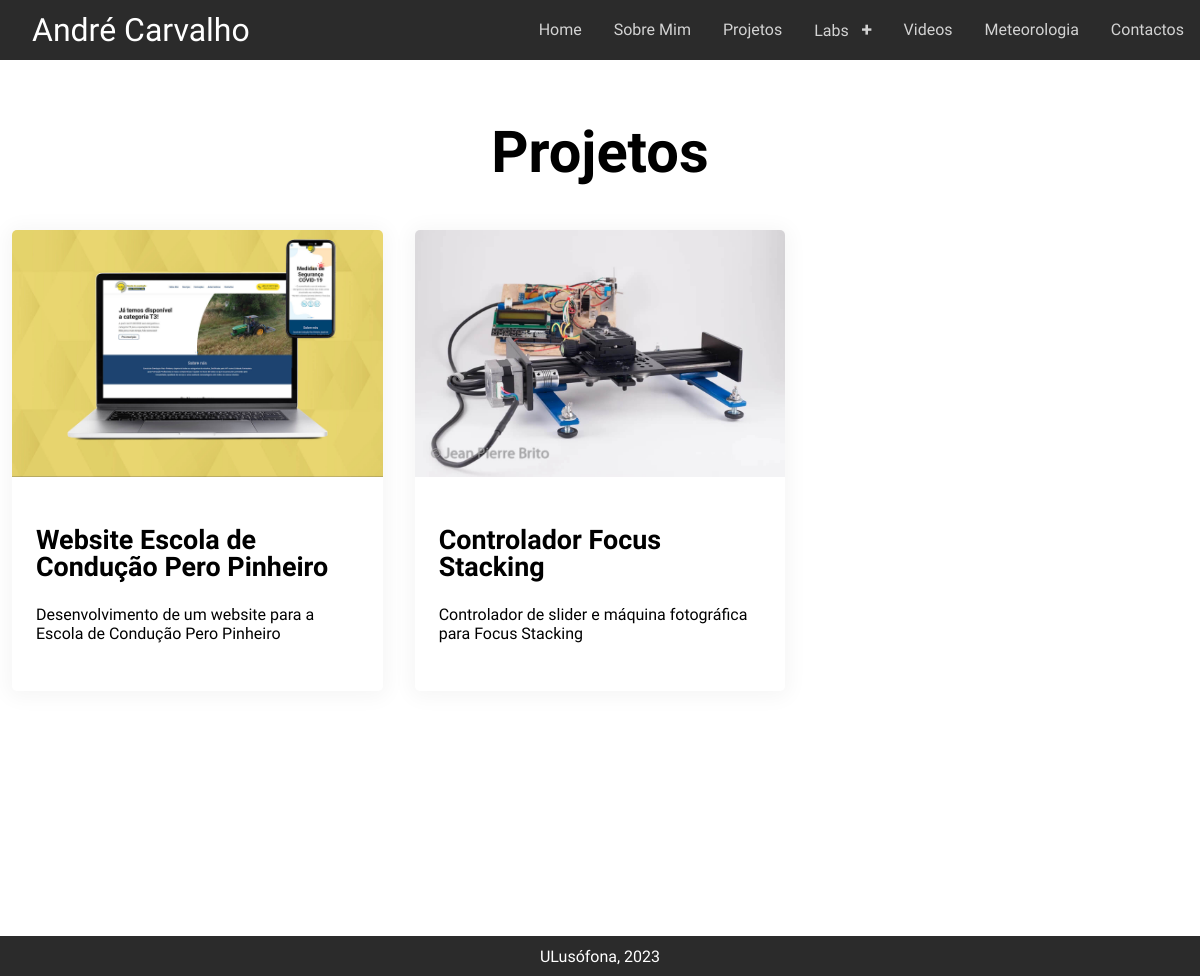
Page /projetos on the earlier database version.
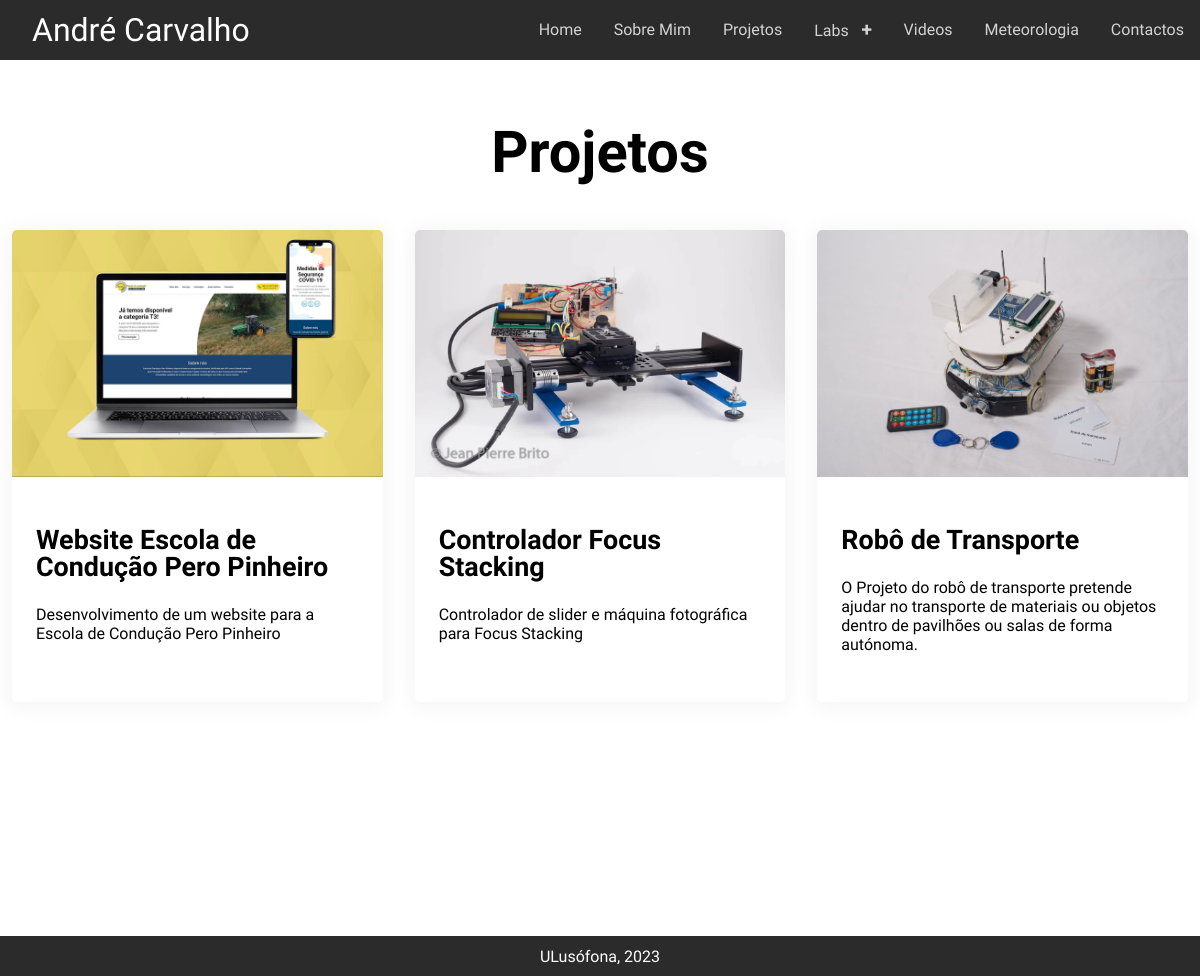
Same page on the later database version.
### portfolio/models.py (models this page shows, shortened)
class Projeto(models.Model):
    nome = models.CharField(max_length=50)
    descricaoResumida = models.CharField(max_length=255)
    descricao = models.TextField(max_length=5000)
    OPÇÕES = (
        ('1', 'Sim'),
        ('0', 'Não'),
    )
    destaqueHome = models.CharField(max_length=10, choices=OPÇÕES, default='1')
    categoria = models.ManyToManyField(
        CatergoriaProjeto,
        related_name='projetos'
    )
    fotos = models.ManyToManyField('Foto', related_name='projetos')

class Foto(models.Model):
    nome = models.CharField(max_length=255, null=True, blank=True)
    alt = models.CharField(max_length=255, default='')
    imagem = models.ImageField(upload_to='projetos/')

### portfolio/views.py (the view)
# urls.py: path('projetos', views.projetos_view, name='projetos'),
def projetos_view(request):
    projetos = Projeto.objects.all()
    context = {
        'projetos': projetos,
        'seoTitle': 'Projetos | André Carvalho',
        'seoDescription': 'Os meus projetos, em diversas áreas.',
    }
    return render(request, 'portfolio/projetos.html', context)

### portfolio/templates/portfolio/projetos.html (shortened to what this page needs)
{% extends 'portfolio/layout.html' %}
{% load static %}
{% block main %}
    <div id="area-projetos" class="w-1200">
        <h1 class="titulo-area h2">Projetos</h1>
        <div class="lista-projetos">
            {% for projeto in projetos %}
                <div class="lista-projetos__item">
                    {% if projeto.fotos.all.0.imagem %}
                        <div class="lista-projetos__item__wrapper-img">
                            <img src="{{ projeto.fotos.all.0.imagem.url }}" loading="lazy" alt="André Carvalho | {{ projeto.fotos.all.0.alt }}">
                        </div>
                    {% else %}
                        <div class="lista-projetos__item__wrapper-img">
                            <img src="{% static 'portfolio/images/default.jpg' %}" loading="lazy" alt="André Carvalho">
                        </div>
                    {% endif %}
                    <div class="lista-projetos__item__wrapper-conteudo">
                        <h2 class="lista-projetos__item__titulo h3">{{ projeto.nome }}</h2>
                        <div class="lista-projetos__item__descricao-resumida">{{ projeto.descricaoResumida }}</div>
                    </div>
                </div>
            {% endfor %}
        </div>
    </div>
    {% load static %}
{% endblock %}

Differences in the rows shown:
added Projeto: fotos.all.0.imagem (picture), nome "Robô de Transporte", descricaoResumida "O Projeto do robô de transporte pretende ajudar no transporte de materiais ou objetos dentro de pavilhões ou salas de forma autónoma."
